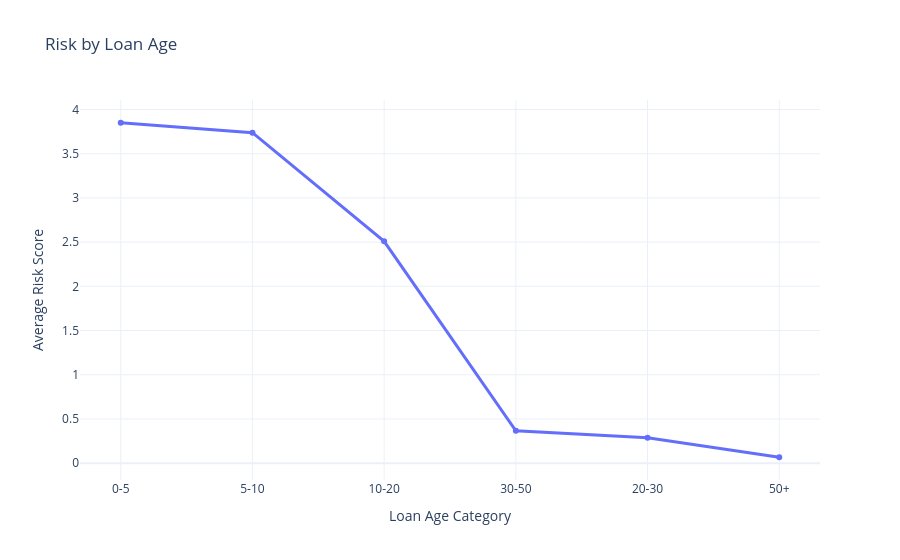

Write notebook code for a chart like this one.
### Code cell
age_risk = (
    df.groupby("age_category", dropna=False)["risk_score"]
    .mean()
    .reset_index(name="avg_risk_score")
    .sort_values("avg_risk_score", ascending=False)
)

fig = px.line(
    age_risk,
    x="age_category",
    y="avg_risk_score",
    markers=True,
    title="Risk by Loan Age",
    labels={"age_category": "Loan Age Category", "avg_risk_score": "Average Risk Score"},
)
fig.update_traces(line=dict(width=3))
fig.update_layout(template="plotly_white")
fig.show()
fig.write_image(str(FIGURES_DIR / "risk_by_loan_age.png"), width=1400, height=900, scale=2)
print("Saved chart: ", FIGURES_DIR / "risk_by_loan_age.png")

### Figure 1 — Plotly figure (JSON) as saved in the notebook; plotly's stock layout.template omitted (floating-point values rounded to 4 significant figures)
{"data": [{"hovertemplate": "Loan Age Category=%{x}<br>Average Risk Score=%{y}<extra></extra>", "legendgroup": "", "line": {"color": "#636efa", "dash": "solid", "width": 3}, "marker": {"symbol": "circle"}, "mode": "lines+markers", "name": "", "orientation": "v", "showlegend": false, "type": "scatter", "x": ["0-5", "5-10", "10-20", "30-50", "20-30", "50+"], "xaxis": "x", "y": [3.85, 3.737, 2.509, 0.367, 0.2885, 0.06713], "yaxis": "y"}], "layout": {"legend": {"tracegroupgap": 0}, "title": {"text": "Risk by Loan Age"}, "xaxis": {"anchor": "y", "domain": [0, 1], "title": {"text": "Loan Age Category"}}, "yaxis": {"anchor": "x", "domain": [0, 1], "title": {"text": "Average Risk Score"}}}}
